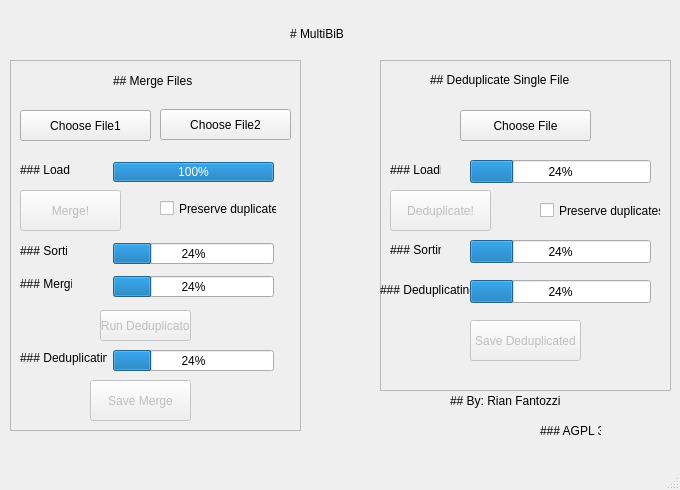
<?xml version="1.0" encoding="UTF-8"?>
<ui version="4.0">
 <class>MainWindow</class>
 <widget class="QMainWindow" name="MainWindow">
  <property name="geometry">
   <rect>
    <x>0</x>
    <y>0</y>
    <width>680</width>
    <height>490</height>
   </rect>
  </property>
  <property name="sizePolicy">
   <sizepolicy hsizetype="Fixed" vsizetype="Fixed">
    <horstretch>0</horstretch>
    <verstretch>0</verstretch>
   </sizepolicy>
  </property>
  <property name="windowTitle">
   <string>MainWindow</string>
  </property>
  <widget class="QWidget" name="centralwidget">
   <widget class="QFrame" name="frame">
    <property name="geometry">
     <rect>
      <x>380</x>
      <y>60</y>
      <width>291</width>
      <height>331</height>
     </rect>
    </property>
    <property name="frameShape">
     <enum>QFrame::StyledPanel</enum>
    </property>
    <property name="frameShadow">
     <enum>QFrame::Raised</enum>
    </property>
    <widget class="QLabel" name="dedupTitle">
     <property name="geometry">
      <rect>
       <x>50</x>
       <y>10</y>
       <width>201</width>
       <height>20</height>
      </rect>
     </property>
     <property name="text">
      <string>## Deduplicate Single File</string>
     </property>
     <property name="textFormat">
      <enum>Qt::AutoText</enum>
     </property>
    </widget>
    <widget class="QProgressBar" name="dedupLoadingProgressBar">
     <property name="geometry">
      <rect>
       <x>90</x>
       <y>100</y>
       <width>181</width>
       <height>23</height>
      </rect>
     </property>
     <property name="value">
      <number>24</number>
     </property>
    </widget>
    <widget class="QLabel" name="dedupLoadLabel">
     <property name="geometry">
      <rect>
       <x>10</x>
       <y>100</y>
       <width>51</width>
       <height>20</height>
      </rect>
     </property>
     <property name="text">
      <string>### Loading</string>
     </property>
     <property name="textFormat">
      <enum>Qt::PlainText</enum>
     </property>
    </widget>
    <widget class="QLabel" name="dedupSortLabel">
     <property name="geometry">
      <rect>
       <x>10</x>
       <y>180</y>
       <width>51</width>
       <height>20</height>
      </rect>
     </property>
     <property name="text">
      <string>### Sorting</string>
     </property>
     <property name="textFormat">
      <enum>Qt::PlainText</enum>
     </property>
    </widget>
    <widget class="QPushButton" name="dedupButton">
     <property name="enabled">
      <bool>false</bool>
     </property>
     <property name="geometry">
      <rect>
       <x>10</x>
       <y>130</y>
       <width>101</width>
       <height>41</height>
      </rect>
     </property>
     <property name="text">
      <string>Deduplicate!</string>
     </property>
     <property name="flat">
      <bool>false</bool>
     </property>
    </widget>
    <widget class="QProgressBar" name="dedupSortProgressBar">
     <property name="geometry">
      <rect>
       <x>90</x>
       <y>180</y>
       <width>181</width>
       <height>23</height>
      </rect>
     </property>
     <property name="value">
      <number>24</number>
     </property>
    </widget>
    <widget class="QLabel" name="dedupDedupLabel">
     <property name="geometry">
      <rect>
       <x>0</x>
       <y>220</y>
       <width>91</width>
       <height>20</height>
      </rect>
     </property>
     <property name="text">
      <string>### Deduplicating</string>
     </property>
     <property name="textFormat">
      <enum>Qt::PlainText</enum>
     </property>
    </widget>
    <widget class="QCheckBox" name="dedupPreserveCheckBox">
     <property name="geometry">
      <rect>
       <x>160</x>
       <y>140</y>
       <width>121</width>
       <height>21</height>
      </rect>
     </property>
     <property name="toolTip">
      <string>Instead of removing duplicates, MultiBiB will comment out duplicate files</string>
     </property>
     <property name="statusTip">
      <string/>
     </property>
     <property name="whatsThis">
      <string>whatsThis</string>
     </property>
     <property name="text">
      <string>Preserve duplicates</string>
     </property>
     <property name="checked">
      <bool>false</bool>
     </property>
     <property name="tristate">
      <bool>false</bool>
     </property>
    </widget>
    <widget class="QProgressBar" name="dedupDeduplicatorProgressBar">
     <property name="geometry">
      <rect>
       <x>90</x>
       <y>220</y>
       <width>181</width>
       <height>23</height>
      </rect>
     </property>
     <property name="value">
      <number>24</number>
     </property>
    </widget>
    <widget class="QPushButton" name="dedupSaveButton">
     <property name="enabled">
      <bool>false</bool>
     </property>
     <property name="geometry">
      <rect>
       <x>90</x>
       <y>260</y>
       <width>111</width>
       <height>41</height>
      </rect>
     </property>
     <property name="text">
      <string>Save Deduplicated</string>
     </property>
    </widget>
    <widget class="QPushButton" name="dedupFileButton">
     <property name="geometry">
      <rect>
       <x>80</x>
       <y>50</y>
       <width>131</width>
       <height>31</height>
      </rect>
     </property>
     <property name="text">
      <string>Choose File</string>
     </property>
    </widget>
   </widget>
   <widget class="QLabel" name="titleLabel">
    <property name="geometry">
     <rect>
      <x>290</x>
      <y>20</y>
      <width>94</width>
      <height>27</height>
     </rect>
    </property>
    <property name="text">
     <string># MultiBiB</string>
    </property>
    <property name="textFormat">
     <enum>Qt::PlainText</enum>
    </property>
   </widget>
   <widget class="QFrame" name="mergeFilesFrame">
    <property name="geometry">
     <rect>
      <x>10</x>
      <y>60</y>
      <width>291</width>
      <height>371</height>
     </rect>
    </property>
    <property name="frameShape">
     <enum>QFrame::StyledPanel</enum>
    </property>
    <property name="frameShadow">
     <enum>QFrame::Raised</enum>
    </property>
    <widget class="QLabel" name="mergeTitleLabel">
     <property name="geometry">
      <rect>
       <x>103</x>
       <y>10</y>
       <width>97</width>
       <height>21</height>
      </rect>
     </property>
     <property name="text">
      <string>## Merge Files</string>
     </property>
     <property name="textFormat">
      <enum>Qt::PlainText</enum>
     </property>
    </widget>
    <widget class="QProgressBar" name="mergeLoadingProgressBar">
     <property name="geometry">
      <rect>
       <x>103</x>
       <y>102</y>
       <width>161</width>
       <height>20</height>
      </rect>
     </property>
     <property name="value">
      <number>100</number>
     </property>
    </widget>
    <widget class="QLabel" name="mergeFileLoadingLabel">
     <property name="geometry">
      <rect>
       <x>10</x>
       <y>102</y>
       <width>50</width>
       <height>16</height>
      </rect>
     </property>
     <property name="text">
      <string>### Loading</string>
     </property>
     <property name="textFormat">
      <enum>Qt::PlainText</enum>
     </property>
    </widget>
    <widget class="QLabel" name="mergeSortingLable">
     <property name="geometry">
      <rect>
       <x>10</x>
       <y>183</y>
       <width>47</width>
       <height>16</height>
      </rect>
     </property>
     <property name="text">
      <string>### Sorting</string>
     </property>
     <property name="textFormat">
      <enum>Qt::PlainText</enum>
     </property>
    </widget>
    <widget class="QPushButton" name="mergeButton">
     <property name="enabled">
      <bool>false</bool>
     </property>
     <property name="geometry">
      <rect>
       <x>10</x>
       <y>130</y>
       <width>101</width>
       <height>41</height>
      </rect>
     </property>
     <property name="text">
      <string>Merge!</string>
     </property>
     <property name="checkable">
      <bool>false</bool>
     </property>
     <property name="default">
      <bool>false</bool>
     </property>
     <property name="flat">
      <bool>false</bool>
     </property>
    </widget>
    <widget class="QProgressBar" name="mergeSortingProgressBar">
     <property name="geometry">
      <rect>
       <x>103</x>
       <y>183</y>
       <width>161</width>
       <height>21</height>
      </rect>
     </property>
     <property name="value">
      <number>24</number>
     </property>
    </widget>
    <widget class="QLabel" name="mergeDeduplicateLable">
     <property name="geometry">
      <rect>
       <x>10</x>
       <y>290</y>
       <width>87</width>
       <height>16</height>
      </rect>
     </property>
     <property name="text">
      <string>### Deduplicating</string>
     </property>
     <property name="textFormat">
      <enum>Qt::PlainText</enum>
     </property>
    </widget>
    <widget class="QCheckBox" name="mergePreserveCheckBox">
     <property name="geometry">
      <rect>
       <x>150</x>
       <y>140</y>
       <width>117</width>
       <height>17</height>
      </rect>
     </property>
     <property name="toolTip">
      <string>Instead of removing duplicates, MultiBiB will comment out duplicate files</string>
     </property>
     <property name="statusTip">
      <string/>
     </property>
     <property name="whatsThis">
      <string>whatsThis</string>
     </property>
     <property name="text">
      <string>Preserve duplicates</string>
     </property>
     <property name="checked">
      <bool>false</bool>
     </property>
     <property name="tristate">
      <bool>false</bool>
     </property>
    </widget>
    <widget class="QProgressBar" name="mergeDeduplicateProgressBar">
     <property name="geometry">
      <rect>
       <x>103</x>
       <y>290</y>
       <width>161</width>
       <height>21</height>
      </rect>
     </property>
     <property name="value">
      <number>24</number>
     </property>
    </widget>
    <widget class="QPushButton" name="mergeSaveButton">
     <property name="enabled">
      <bool>false</bool>
     </property>
     <property name="geometry">
      <rect>
       <x>80</x>
       <y>320</y>
       <width>101</width>
       <height>41</height>
      </rect>
     </property>
     <property name="text">
      <string>Save Merge</string>
     </property>
    </widget>
    <widget class="QPushButton" name="mergeDeduplicatorButton">
     <property name="enabled">
      <bool>false</bool>
     </property>
     <property name="geometry">
      <rect>
       <x>90</x>
       <y>250</y>
       <width>91</width>
       <height>31</height>
      </rect>
     </property>
     <property name="statusTip">
      <string/>
     </property>
     <property name="whatsThis">
      <string>whatsThis</string>
     </property>
     <property name="text">
      <string> Run Deduplicator</string>
     </property>
     <property name="checked">
      <bool>false</bool>
     </property>
    </widget>
    <widget class="QProgressBar" name="mergeMergingProgressBar">
     <property name="geometry">
      <rect>
       <x>103</x>
       <y>216</y>
       <width>161</width>
       <height>21</height>
      </rect>
     </property>
     <property name="value">
      <number>24</number>
     </property>
    </widget>
    <widget class="QLabel" name="mergeMergingLabel">
     <property name="geometry">
      <rect>
       <x>10</x>
       <y>216</y>
       <width>52</width>
       <height>16</height>
      </rect>
     </property>
     <property name="text">
      <string>### Merging</string>
     </property>
     <property name="textFormat">
      <enum>Qt::PlainText</enum>
     </property>
    </widget>
    <widget class="QPushButton" name="firstFileButton">
     <property name="geometry">
      <rect>
       <x>10</x>
       <y>50</y>
       <width>131</width>
       <height>31</height>
      </rect>
     </property>
     <property name="text">
      <string>Choose File1</string>
     </property>
    </widget>
    <widget class="QPushButton" name="secondFileButton">
     <property name="geometry">
      <rect>
       <x>150</x>
       <y>49</y>
       <width>131</width>
       <height>31</height>
      </rect>
     </property>
     <property name="text">
      <string>Choose File2</string>
     </property>
    </widget>
   </widget>
   <widget class="QLabel" name="authorLabel">
    <property name="geometry">
     <rect>
      <x>450</x>
      <y>390</y>
      <width>151</width>
      <height>21</height>
     </rect>
    </property>
    <property name="text">
     <string>## By: Rian Fantozzi</string>
    </property>
    <property name="textFormat">
     <enum>Qt::PlainText</enum>
    </property>
    <property name="scaledContents">
     <bool>true</bool>
    </property>
   </widget>
   <widget class="QLabel" name="liscenseLabel">
    <property name="geometry">
     <rect>
      <x>540</x>
      <y>420</y>
      <width>61</width>
      <height>21</height>
     </rect>
    </property>
    <property name="text">
     <string>### AGPL 3.0</string>
    </property>
    <property name="textFormat">
     <enum>Qt::PlainText</enum>
    </property>
   </widget>
  </widget>
  <widget class="QMenuBar" name="menubar">
   <property name="geometry">
    <rect>
     <x>0</x>
     <y>0</y>
     <width>680</width>
     <height>21</height>
    </rect>
   </property>
  </widget>
  <widget class="QStatusBar" name="statusbar"/>
 </widget>
 <resources/>
 <connections/>
</ui>
